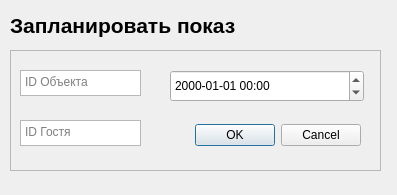
<?xml version="1.0" encoding="UTF-8"?>
<ui version="4.0">
 <class>Dialog_Impressions_add</class>
 <widget class="QDialog" name="Dialog_Impressions_add">
  <property name="geometry">
   <rect>
    <x>0</x>
    <y>0</y>
    <width>397</width>
    <height>195</height>
   </rect>
  </property>
  <property name="windowTitle">
   <string>Планирование показов</string>
  </property>
  <property name="styleSheet">
   <string notr="true"/>
  </property>
  <widget class="QFrame" name="frame">
   <property name="geometry">
    <rect>
     <x>10</x>
     <y>50</y>
     <width>371</width>
     <height>121</height>
    </rect>
   </property>
   <property name="frameShape">
    <enum>QFrame::StyledPanel</enum>
   </property>
   <property name="frameShadow">
    <enum>QFrame::Raised</enum>
   </property>
   <widget class="QDialogButtonBox" name="buttonBox">
    <property name="geometry">
     <rect>
      <x>160</x>
      <y>70</y>
      <width>191</width>
      <height>31</height>
     </rect>
    </property>
    <property name="orientation">
     <enum>Qt::Horizontal</enum>
    </property>
    <property name="standardButtons">
     <set>QDialogButtonBox::Cancel|QDialogButtonBox::Ok</set>
    </property>
   </widget>
   <widget class="QTextEdit" name="te_imp_object">
    <property name="geometry">
     <rect>
      <x>10</x>
      <y>20</y>
      <width>121</width>
      <height>26</height>
     </rect>
    </property>
    <property name="tabletTracking">
     <bool>false</bool>
    </property>
    <property name="contextMenuPolicy">
     <enum>Qt::DefaultContextMenu</enum>
    </property>
    <property name="styleSheet">
     <string notr="true"/>
    </property>
    <property name="inputMethodHints">
     <set>Qt::ImhNone</set>
    </property>
    <property name="frameShape">
     <enum>QFrame::StyledPanel</enum>
    </property>
    <property name="frameShadow">
     <enum>QFrame::Sunken</enum>
    </property>
    <property name="horizontalScrollBarPolicy">
     <enum>Qt::ScrollBarAsNeeded</enum>
    </property>
    <property name="tabChangesFocus">
     <bool>false</bool>
    </property>
    <property name="undoRedoEnabled">
     <bool>true</bool>
    </property>
    <property name="overwriteMode">
     <bool>false</bool>
    </property>
    <property name="acceptRichText">
     <bool>true</bool>
    </property>
    <property name="placeholderText">
     <string>ID Объекта</string>
    </property>
   </widget>
   <widget class="QTextEdit" name="te_imp_guest">
    <property name="geometry">
     <rect>
      <x>10</x>
      <y>70</y>
      <width>121</width>
      <height>26</height>
     </rect>
    </property>
    <property name="tabletTracking">
     <bool>false</bool>
    </property>
    <property name="contextMenuPolicy">
     <enum>Qt::DefaultContextMenu</enum>
    </property>
    <property name="styleSheet">
     <string notr="true"/>
    </property>
    <property name="inputMethodHints">
     <set>Qt::ImhNone</set>
    </property>
    <property name="frameShape">
     <enum>QFrame::StyledPanel</enum>
    </property>
    <property name="frameShadow">
     <enum>QFrame::Sunken</enum>
    </property>
    <property name="horizontalScrollBarPolicy">
     <enum>Qt::ScrollBarAsNeeded</enum>
    </property>
    <property name="tabChangesFocus">
     <bool>false</bool>
    </property>
    <property name="undoRedoEnabled">
     <bool>true</bool>
    </property>
    <property name="overwriteMode">
     <bool>false</bool>
    </property>
    <property name="acceptRichText">
     <bool>true</bool>
    </property>
    <property name="placeholderText">
     <string>ID Гостя</string>
    </property>
   </widget>
   <widget class="QDateTimeEdit" name="dtpicker_imp_datetime">
    <property name="geometry">
     <rect>
      <x>160</x>
      <y>20</y>
      <width>194</width>
      <height>32</height>
     </rect>
    </property>
    <property name="displayFormat">
     <string>yyyy-MM-dd HH:mm</string>
    </property>
   </widget>
  </widget>
  <widget class="QLabel" name="label">
   <property name="geometry">
    <rect>
     <x>10</x>
     <y>10</y>
     <width>391</width>
     <height>30</height>
    </rect>
   </property>
   <property name="font">
    <font>
     <pointsize>16</pointsize>
     <weight>75</weight>
     <bold>true</bold>
    </font>
   </property>
   <property name="text">
    <string>Запланировать показ</string>
   </property>
  </widget>
 </widget>
 <resources/>
 <connections>
  <connection>
   <sender>buttonBox</sender>
   <signal>accepted()</signal>
   <receiver>Dialog_Impressions_add</receiver>
   <slot>accept()</slot>
   <hints>
    <hint type="sourcelabel">
     <x>248</x>
     <y>254</y>
    </hint>
    <hint type="destinationlabel">
     <x>157</x>
     <y>274</y>
    </hint>
   </hints>
  </connection>
  <connection>
   <sender>buttonBox</sender>
   <signal>rejected()</signal>
   <receiver>Dialog_Impressions_add</receiver>
   <slot>reject()</slot>
   <hints>
    <hint type="sourcelabel">
     <x>316</x>
     <y>260</y>
    </hint>
    <hint type="destinationlabel">
     <x>286</x>
     <y>274</y>
    </hint>
   </hints>
  </connection>
 </connections>
</ui>
